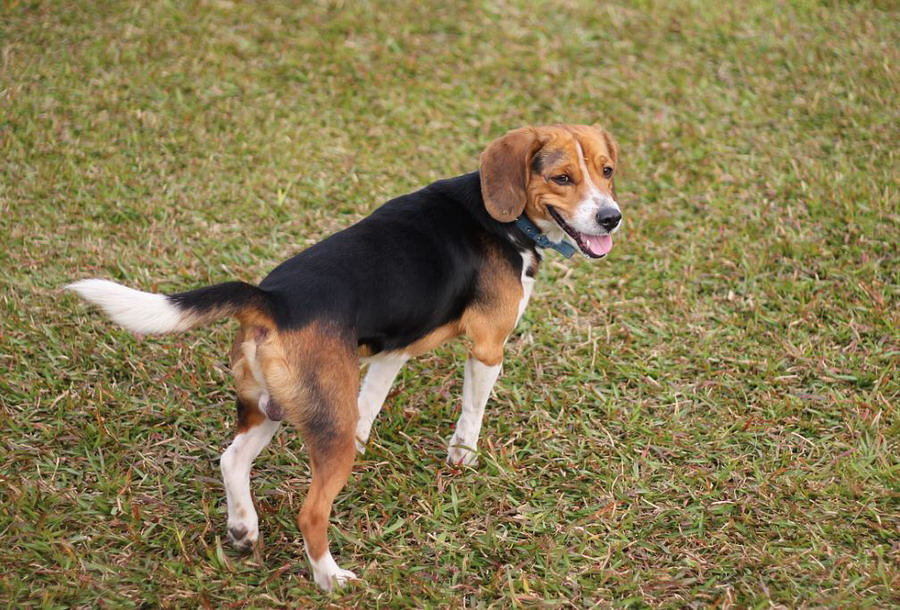
//> input picture samples/cpp/mao/1.jpg, 900 x 610 px
$ ./72_convexHull2   (built with g++ and OpenCV 4)
//> lines starting //> are read from the running program, lines starting //| are printed output that depends on the picture; after the words box and inside, x2 and y2 are one past the last pixel; in counts of white or black regions, pixels touching at a corner belong together
#include <stdio.h>
#include <stdio.h>
//:read /home/peter/mao/72_convexHull2.cpp


//---------------------------------【頭文件、命名空間包含部分】----------------------------
//		描述：包含程序所使用的頭文件和命名空間
//------------------------------------------------------------------------------------------------
#include "opencv2/highgui/highgui.hpp"
#include "opencv2/imgproc/imgproc.hpp"
#include <iostream>
using namespace cv;
using namespace std;


//-----------------------------------【巨集定義部分】--------------------------------------------
//  描述：定義一些輔助巨集
//------------------------------------------------------------------------------------------------
#define WINDOW_NAME1 "【原始圖視窗】"					//為視窗標題定義的巨集
#define WINDOW_NAME2 "【效果圖視窗】"					//為視窗標題定義的巨集


//-----------------------------------【全局變數宣告部分】--------------------------------------
//  描述：全局變數的宣告
//-----------------------------------------------------------------------------------------------
Mat g_srcImage; Mat g_grayImage;
int g_nThresh = 50;
int g_maxThresh = 255;
RNG g_rng(12345);
Mat srcImage_copy = g_srcImage.clone();
Mat g_thresholdImage_output;
vector<vector<Point> > g_vContours;
vector<Vec4i> g_vHierarchy;


//-----------------------------------【全局函數宣告部分】--------------------------------------
//   描述：全局函數的宣告
//-----------------------------------------------------------------------------------------------
static void ShowHelpText( );
void on_ThreshChange(int, void* );
void ShowHelpText();

//-----------------------------------【main( )函數】------------------------------------------
//   描述：控制臺應用程序的入口函數，我們的程序從這里開始執行
//-----------------------------------------------------------------------------------------------
int main(  )
{
	system("color 3F");
	ShowHelpText();

	// 加載源圖像
	g_srcImage = imread( "/home/peter/opencv-2.4.11/samples/cpp/mao/1.jpg", 1 );
//> g_srcImage is the input picture: 610 rows x 900 cols, CV_8UC3; mean B, G, R 80.2, 122.2, 136.2

	// 將原圖轉換成灰度圖並進行模糊降噪
	cvtColor( g_srcImage, g_grayImage, CV_BGR2GRAY );
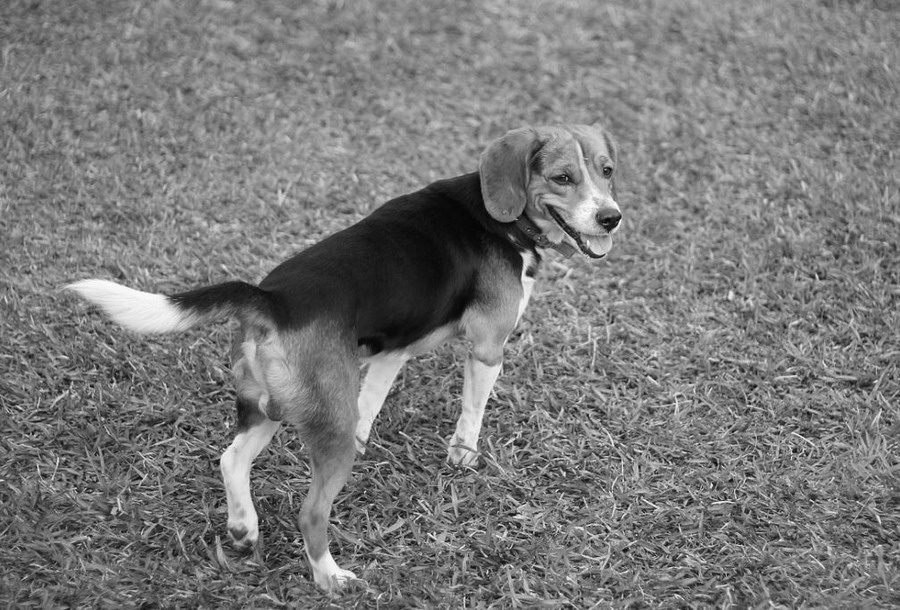
//> g_grayImage: 610 rows x 900 cols, CV_8UC1; min 3, max 254, mean 121.6
	blur( g_grayImage, g_grayImage, Size(3,3) );

	// 建立原圖視窗並顯示
	namedWindow( WINDOW_NAME1, CV_WINDOW_AUTOSIZE );
	imshow( WINDOW_NAME1, g_srcImage );
	moveWindow( WINDOW_NAME1, 100,100 );

	//建立捲軸
	createTrackbar( " 閾值:", WINDOW_NAME1, &g_nThresh, g_maxThresh, on_ThreshChange );
	on_ThreshChange( 0, 0 );//使用一次進行初始化

	waitKey(0);
	return(0);
}

//-----------------------------------【thresh_callback( )函數】----------------------------------
//      描述：回調函數
//----------------------------------------------------------------------------------------------
void on_ThreshChange(int, void* )
{
	// 對圖像進行二值化，控制閾值
	threshold( g_grayImage, g_thresholdImage_output, g_nThresh, 255, THRESH_BINARY );
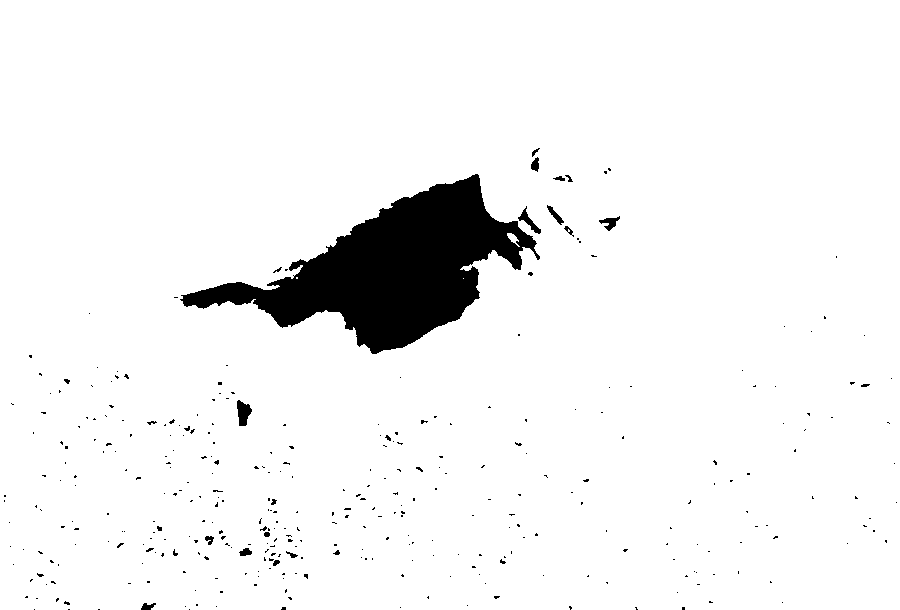
//> g_thresholdImage_output: 610 rows x 900 cols, CV_8UC1; 94.8% white; 351 black regions (328 under 20 px)

	// 尋找輪廓
	findContours( g_thresholdImage_output, g_vContours, g_vHierarchy, CV_RETR_TREE, CV_CHAIN_APPROX_SIMPLE, Point(0, 0) );
//> g_vContours = 362 contours, 319 with area under 20; largest, box (x1, y1, x2, y2) and area: (0, 0, 900, 610) 547364, (179, 173, 541, 355) 26339, (236, 399, 253, 427) 289, (517, 205, 542, 235) 212, (598, 215, 621, 232) 169; g_vHierarchy = 362 items, first 8: [-1, -1, 1, -1], [2, -1, -1, 0], [3, 1, -1, 0], [4, 2, -1, 0], [5, 3, -1, 0], [6, 4, -1, 0], [7, 5, -1, 0], [8, 6, -1, 0]

	// 瀏覽每個輪廓，尋找其凸包
	vector<vector<Point> >hull( g_vContours.size() );
//> hull = 362 empty contours
	for( unsigned int i = 0; i < g_vContours.size(); i++ )
	{
		convexHull( Mat(g_vContours[i]), hull[i], false );
	}
//> after the loop, hull = 362 contours, 315 with area under 20; largest, box (x1, y1, x2, y2) and area: (0, 0, 900, 610) 547491, (179, 173, 541, 355) 34868, (517, 205, 542, 235) 324, (236, 399, 253, 427) 322, (598, 215, 621, 232) 205

	// 繪出輪廓及其凸包
	Mat drawing = Mat::zeros( g_thresholdImage_output.size(), CV_8UC3 );
	for(unsigned  int i = 0; i< g_vContours.size(); i++ )
	{
		Scalar color = Scalar( g_rng.uniform(0, 255), g_rng.uniform(0,255), g_rng.uniform(0,255) );
		drawContours( drawing, g_vContours, i, color, 1, 8, vector<Vec4i>(), 0, Point() );
		drawContours( drawing, hull, i, color, 1, 8, vector<Vec4i>(), 0, Point() );
	}
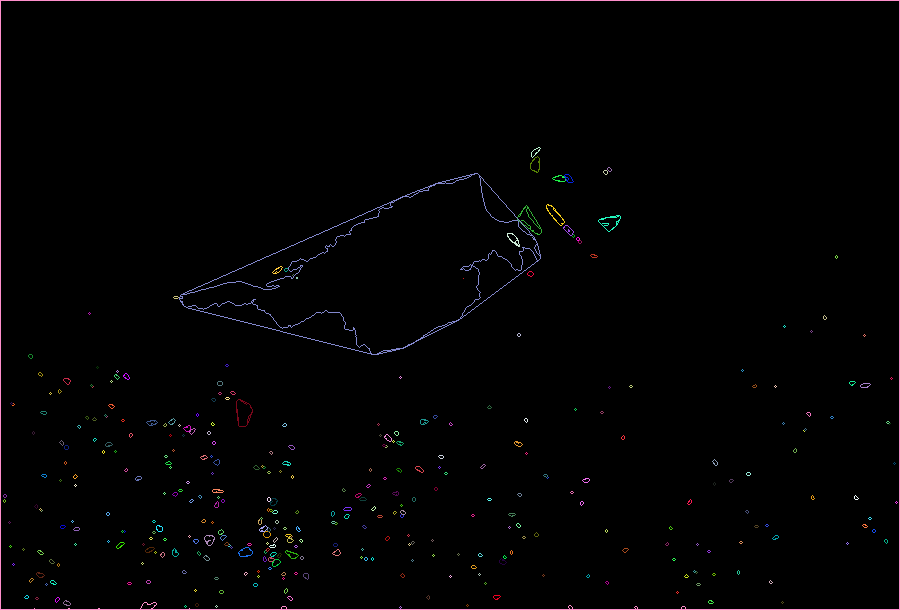
//> drawing: 610 rows x 900 cols, CV_8UC3; mean B, G, R 2.6, 2.1, 2.7

	// 顯示效果圖
	imshow( WINDOW_NAME2, drawing );
	moveWindow( WINDOW_NAME2, 1000,100 );
}


//-----------------------------------【ShowHelpText( )函數】-----------------------------
//		 描述：輸出一些說明訊息
//----------------------------------------------------------------------------------------------
void ShowHelpText()
{
	//輸出歡迎訊息和OpenCV版本
	printf("\n\n\t\t\t非常感謝購買《OpenCV3程式設計入門》一書！\n");
	printf("\n\n\t\t\t此為本書OpenCV2版的第72個配套範例程序\n");
	printf("\n\n\t\t\t   現在使用的OpenCV版本為：" CV_VERSION );
	printf("\n\n  ----------------------------------------------------------------------------\n");
}

$ run again, with samples/cpp/mao/2.jpg copied over samples/cpp/mao/1.jpg
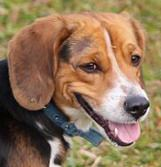
//> input picture samples/cpp/mao/2.jpg, 161 x 167 px
//> g_srcImage is the input picture: 167 rows x 161 cols, CV_8UC3; mean B, G, R 88.8, 116.6, 143.9
//> in on_ThreshChange, `threshold( g_grayImage, g_thresholdImage_output, g_nThresh, 255, THRES..`:
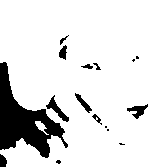
//> g_thresholdImage_output: 167 rows x 161 cols, CV_8UC1; 87.7% white; 16 black regions (6 under 20 px)
//> g_vContours = 18 contours, 7 with area under 20; largest, box (x1, y1, x2, y2) and area: (0, 0, 161, 167) 23773, (45, 94, 70, 123) 212, (126, 103, 149, 120) 170, (74, 92, 93, 114) 129, (58, 44, 68, 61) 94; g_vHierarchy = 18 items, first 8: [1, -1, -1, -1], [-1, 0, 2, -1], [3, -1, -1, 1], [4, 2, -1, 1], [5, 3, -1, 1], [6, 4, -1, 1], [7, 5, -1, 1], [8, 6, -1, 1]
//> hull = 18 empty contours
//> the loop in on_ThreshChange, `for( unsigned int i = 0; i < g_vContours.size(); i++ )` made 18 passes
//> the loop in on_ThreshChange, `for(unsigned  int i = 0; i< g_vContours.size(); i++ )` made 18 passes
//> after the loop in on_ThreshChange, `for(unsigned  int i = 0; i< g_vContours.size(); i++ )`:
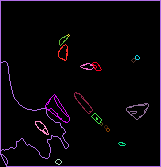
//> drawing: 167 rows x 161 cols, CV_8UC3; mean B, G, R 10.3, 5.4, 9.3
